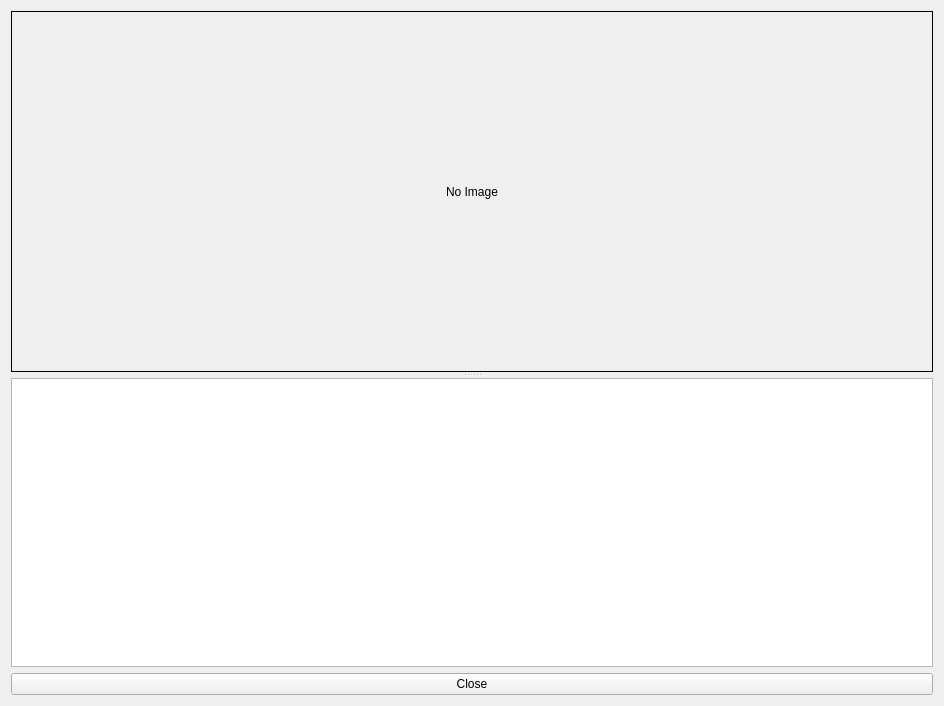
<?xml version="1.0" encoding="UTF-8"?>
<ui version="4.0">
 <class>VisualForm</class>
 <widget class="QWidget" name="VisualForm">
  <property name="geometry">
   <rect>
    <x>0</x>
    <y>0</y>
    <width>944</width>
    <height>706</height>
   </rect>
  </property>
  <property name="windowTitle">
   <string>VisualForm</string>
  </property>
  <layout class="QGridLayout" name="gridLayout">
   <item row="0" column="0">
    <widget class="QSplitter" name="verticalSplitter">
     <property name="orientation">
      <enum>Qt::Vertical</enum>
     </property>
     <property name="childrenCollapsible">
      <bool>false</bool>
     </property>
     <property name="handleWidth">
      <number>6</number>
     </property>
     <widget class="QLabel" name="bitmap_label">
      <property name="sizePolicy">
       <sizepolicy hsizetype="Expanding" vsizetype="Expanding">
        <horstretch>0</horstretch>
        <verstretch>0</verstretch>
       </sizepolicy>
      </property>
      <property name="minimumSize">
       <size>
        <width>320</width>
        <height>240</height>
       </size>
      </property>
      <property name="frameShape">
       <enum>QFrame::Box</enum>
      </property>
      <property name="alignment">
       <set>Qt::AlignCenter</set>
      </property>
      <property name="text">
       <string>No Image</string>
      </property>
     </widget>
     <widget class="QTextBrowser" name="message_textBrowser">
      <property name="sizePolicy">
       <sizepolicy hsizetype="Expanding" vsizetype="Expanding">
        <horstretch>0</horstretch>
        <verstretch>0</verstretch>
       </sizepolicy>
      </property>
     </widget>
    </widget>
   </item>
   <item row="1" column="0">
    <widget class="QPushButton" name="close_pushButton">
     <property name="text">
      <string>Close</string>
     </property>
    </widget>
   </item>
  </layout>
 </widget>
 <resources/>
 <connections/>
</ui>
